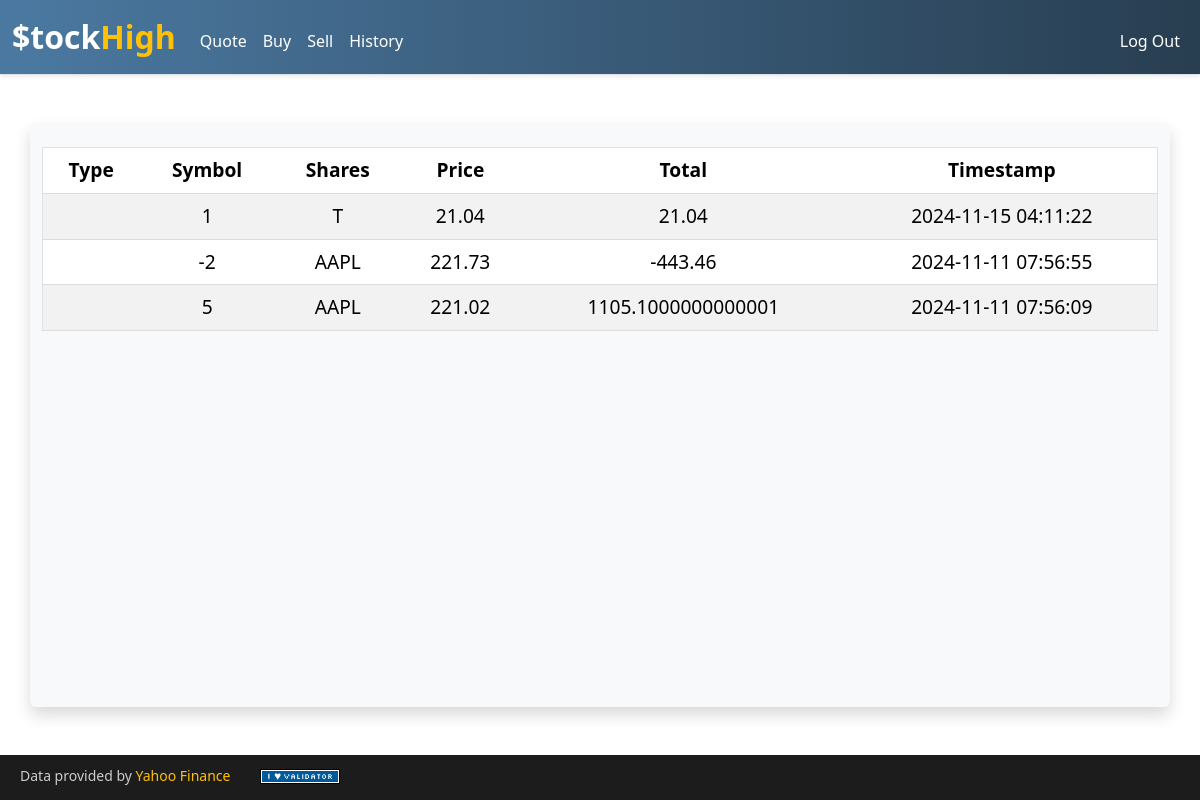
The page /history (signed in) on the database its author committed.
### tables this page shows
CREATE TABLE transactions(
id INTEGER PRIMARY KEY AUTOINCREMENT,
user_id INTEGER NOT NULL,
symbol TEXT NOT NULL,
shares INTEGER NOT NULL,
price NUMERIC NOT NULL,
timestamp DATETIME DEFAULT CURRENT_TIMESTAMP,
FOREIGN KEY (user_id) REFERENCES users(id)
);

### app.py (the view)
@app.route("/history")
@login_required
def history():
    transactions = db.execute(
        "SELECT * FROM transactions WHERE user_id = :user_id ORDER BY timestamp DESC",
        user_id=session["user_id"])
    return render_template("history.html", transactions=transactions)

### app.py (called while the page is built)
@app.after_request
def after_request(response):
    response.headers["Cache-Control"] = "no-cache, no-store, must-revalidate"
    response.headers["Expires"] = 0
    response.headers["Pragma"] = "no-cache"
    return response

### helpers.py (called while the page is built)
def login_required(f):
    @wraps(f)
    def decorated_function(*args, **kwargs):
        if session.get("user_id") is None:
            return redirect("/login")
        return f(*args, **kwargs)
    return decorated_function

### templates/history.html (shortened to what this page needs)
{% extends "layout.html" %}
{% block main %}
    <table class="table table-striped">
        <thead>
            <tr>
                <th>Type</th>
                <th>Symbol</th>
                <th>Shares</th>
                <th>Price</th>
                <th>Total</th>
                <th>Timestamp</th>
            </tr>
        </thead>
        <tbody>
            {% for transaction in transactions %}
                <tr>
                    <td>{{ transaction.type }}</td>
                    <td>{{ transaction.shares }}</td>
                    <td>{{ transaction.symbol }}</td>
                    <td>{{ (transaction.price) }}</td>
                    <td>{{ (transaction.shares*transaction.price) }}</td>
                    <td>{{ transaction.timestamp }}</td>
                </tr>
            {% endfor %}
        </tbody>
    </table>
{% endblock %}

### templates/layout.html (style rules this page uses)
html, body { height: 100%; margin: 0; display: flex; flex-direction: column; }
main table { width: 100%; font-size: 1.2rem; margin: auto; border: 1px solid #ddd; }
main table th, main table td { padding: 14px 18px; text-align: center; border-bottom: 1px solid #ddd; }
main table th { background-color: #f8f9fa; font-weight: bold; }

### rows shown on the page
transactions: price "21.04", (transaction.shares*transaction.price) "21.04"
transactions: price "221.73", (transaction.shares*transaction.price) "-443.46"
transactions: price "221.02", (transaction.shares*transaction.price) "1105.1000000000001"
